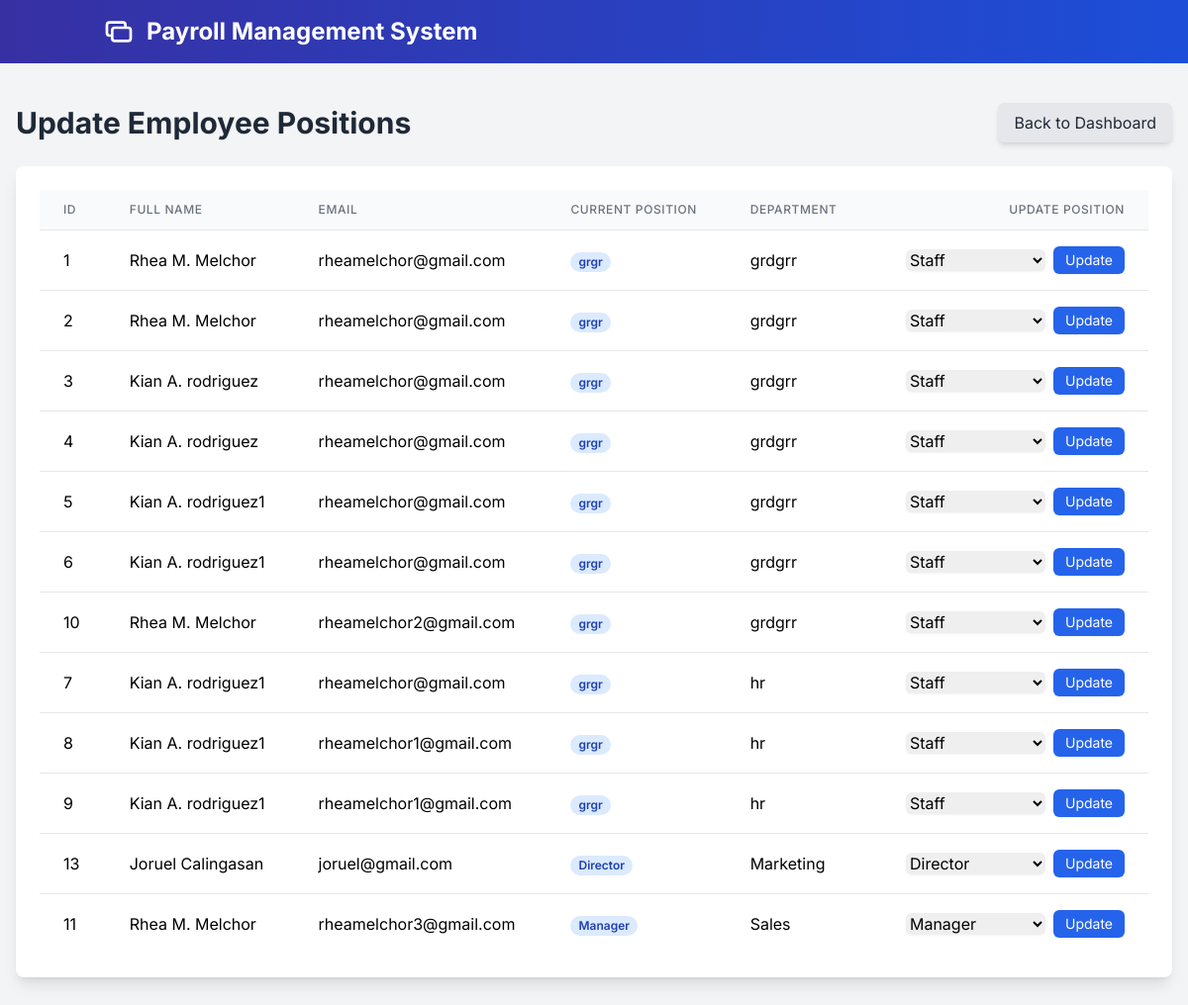
Page /hr/manager.php (signed in) on the committed database.
### tables this page shows
CREATE TABLE `employees` (
  `id` int(11) NOT NULL,
  `full_name` varchar(255) NOT NULL,
  `dob` date NOT NULL,
  `gender` enum('Male','Female','Other') NOT NULL,
  `contact_number` varchar(20) NOT NULL,
  `email` varchar(255) NOT NULL,
  `home_address` text NOT NULL,
  `image` varchar(255) DEFAULT NULL,
  `job_position` varchar(255) NOT NULL,
  `department` varchar(255) NOT NULL,
  `employee_type` enum('Regular','Probationary','Contractual') NOT NULL,
  `date_hired` date NOT NULL,
  `work_schedule` varchar(255) NOT NULL,
  `sss_number` varchar(50) NOT NULL,
  `philhealth_number` varchar(50) NOT NULL,
  `pagibig_number` varchar(50) NOT NULL,
  `tin` varchar(50) NOT NULL,
  `status` enum('Single','Married','Widowed','Divorced') NOT NULL,
  `salary_type` enum('Fixed','Hourly','Commission') NOT NULL,
  `basic_salary` decimal(10,2) NOT NULL,
  `overtime_bonus` tinyint(1) DEFAULT 0,
  `emergency_name` varchar(255) NOT NULL,
  `emergency_relationship` varchar(100) NOT NULL,
  `emergency_contact` varchar(20) NOT NULL,
  `created_at` timestamp NOT NULL DEFAULT current_timestamp(),
  `password` varchar(255) NOT NULL
);

### hr/manager.php (the view, shortened to what this page needs)
<?php
include '../config.php';
include '../components/header.php';
$available_positions = [
    'Staff' => 'Staff',
    'Supervisor' => 'Supervisor',
    'Team Lead' => 'Team Lead',
    'Manager' => 'Manager',
    'Senior Manager' => 'Senior Manager',
    'Director' => 'Director',
    'Executive' => 'Executive'
];
$employees = [];
$sql = "SELECT id, full_name, email, job_position, department FROM employees ORDER BY department ASC, job_position ASC";
$result = $conn->query($sql);
if ($result && $result->num_rows > 0) {
    $employees = $result->fetch_all(MYSQLI_ASSOC);
}
?>
<main class="bg-gray-100 min-h-screen py-10">
    <div class="container mx-auto px-4 max-w-7xl">
        <div class="flex justify-between items-center mb-6">
            <h1 class="text-3xl font-bold text-gray-800">Update Employee Positions</h1>
            <a href="hr_dashboard.php"
                class="bg-gray-200 text-gray-800 px-4 py-2 rounded-md shadow-md hover:bg-gray-300 transition">
                Back to Dashboard
            </a>
        </div>
        <div class="bg-white shadow-lg rounded-lg p-6">
            <table class="min-w-full divide-y divide-gray-200">
                <thead class="bg-gray-50">
                    <tr>
                        <th class="px-6 py-3 text-left text-xs font-medium text-gray-500 uppercase tracking-wider">ID
                        </th>
                        <th class="px-6 py-3 text-left text-xs font-medium text-gray-500 uppercase tracking-wider">Full
                            Name</th>
                        <th class="px-6 py-3 text-left text-xs font-medium text-gray-500 uppercase tracking-wider">Email
                        </th>
                        <th class="px-6 py-3 text-left text-xs font-medium text-gray-500 uppercase tracking-wider">
                            Current Position</th>
                        <th class="px-6 py-3 text-left text-xs font-medium text-gray-500 uppercase tracking-wider">
                            Department</th>
                        <th class="px-6 py-3 text-right text-xs font-medium text-gray-500 uppercase tracking-wider">
                            Update Position</th>
                    </tr>
                </thead>
                <tbody class="bg-white divide-y divide-gray-200">
                    <?php if (!empty($employees)): ?>
                        <?php foreach ($employees as $employee): ?>
                            <tr>
                                <td class="px-6 py-4 whitespace-nowrap"><?php echo $employee['id']; ?></td>
                                <td class="px-6 py-4 whitespace-nowrap"><?php echo htmlspecialchars($employee['full_name']); ?>
                                </td>
                                <td class="px-6 py-4 whitespace-nowrap"><?php echo htmlspecialchars($employee['email']); ?></td>
                                <td class="px-6 py-4 whitespace-nowrap">
                                    <span
                                        class="px-2 inline-flex text-xs leading-5 font-semibold rounded-full bg-blue-100 text-blue-800">
                                        <?php echo htmlspecialchars($employee['job_position']); ?>
                                    </span>
                                </td>
                                <td class="px-6 py-4 whitespace-nowrap"><?php echo htmlspecialchars($employee['department']); ?>
                                </td>
                                <td class="px-6 py-4 whitespace-nowrap text-right">
                                    <form method="POST" class="flex justify-end items-center space-x-2"
                                        onsubmit="return confirm('Are you sure you want to update this employee\'s position?');">
                                        <select name="new_position"
                                            class="rounded-md border-gray-300 shadow-sm focus:border-blue-300 focus:ring focus:ring-blue-200 focus:ring-opacity-50">
                                            <?php foreach ($available_positions as $position_key => $position_label): ?>
                                                <option value="<?php echo $position_key; ?>" <?php echo ($employee['job_position'] === $position_key) ? 'selected' : ''; ?>>
                                                    <?php echo $position_label; ?>
                                                </option>
                                            <?php endforeach; ?>
                                        </select>
                                        <button type="submit" name="promote_employee"
                                            class="bg-blue-600 text-white px-3 py-1 rounded-md shadow-sm hover:bg-blue-700 transition text-sm">
                                            Update
                                        </button>
                                    </form>
                                </td>
                            </tr>
                        <?php endforeach; ?>
                    <?php else: ?>
                        <tr>
                            <td colspan="6" class="px-6 py-4 text-center text-gray-500">No employees found.</td>
                        </tr>
                    <?php endif; ?>
                </tbody>
            </table>
        </div>
    </div>
</main>
<?php include '../components/footer.php'; ?>

### components/header.php (style rules this page uses)
body { font-family: 'Inter', sans-serif; }

### rows in the picture
employees: id "1", full_name "Rhea M. Melchor", email "rheamelchor@gmail.com", job_position "grgr", department "grdgrr"
employees: id "2", full_name "Rhea M. Melchor", email "rheamelchor@gmail.com", job_position "grgr", department "grdgrr"
employees: id "3", full_name "Kian A. rodriguez", email "rheamelchor@gmail.com", job_position "grgr", department "grdgrr"
employees: id "4", full_name "Kian A. rodriguez", email "rheamelchor@gmail.com", job_position "grgr", department "grdgrr"
employees: id "5", full_name "Kian A. rodriguez1", email "rheamelchor@gmail.com", job_position "grgr", department "grdgrr"
employees: id "6", full_name "Kian A. rodriguez1", email "rheamelchor@gmail.com", job_position "grgr", department "grdgrr"
employees: id "10", full_name "Rhea M. Melchor", email "rheamelchor2@gmail.com", job_position "grgr", department "grdgrr"
employees: id "7", full_name "Kian A. rodriguez1", email "rheamelchor@gmail.com", job_position "grgr", department "hr"
employees: id "8", full_name "Kian A. rodriguez1", email "rheamelchor1@gmail.com", job_position "grgr", department "hr"
employees: id "9", full_name "Kian A. rodriguez1", email "rheamelchor1@gmail.com", job_position "grgr", department "hr"
employees: id "13", full_name "Joruel Calingasan", email "joruel@gmail.com", job_position "Director", department "Marketing", new_position "Director"
employees: id "11", full_name "Rhea M. Melchor", email "rheamelchor3@gmail.com", job_position "Manager", department "Sales", new_position "Manager"

### other values in the picture
form field new_position "Staff"
